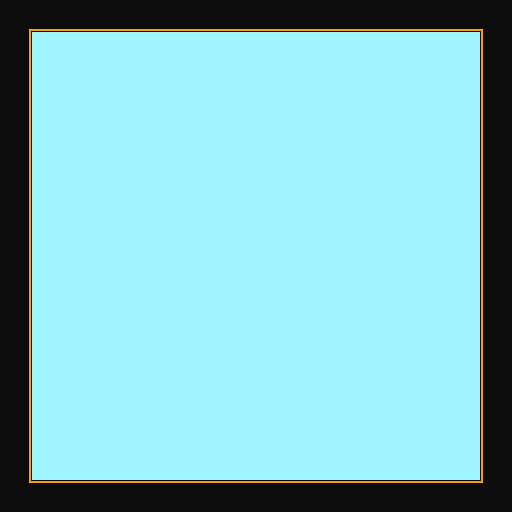
Frame 1 (no input)
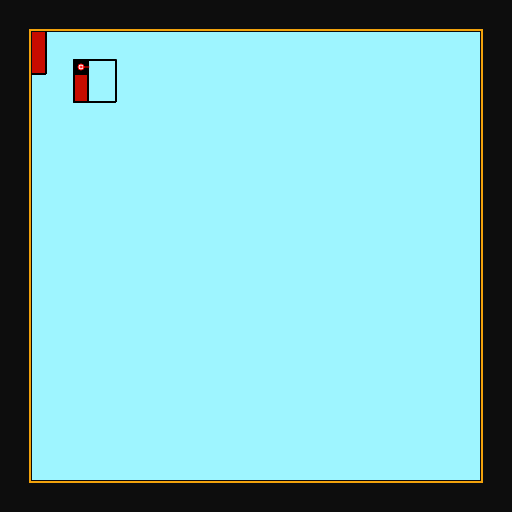
Frame 60 (no input)
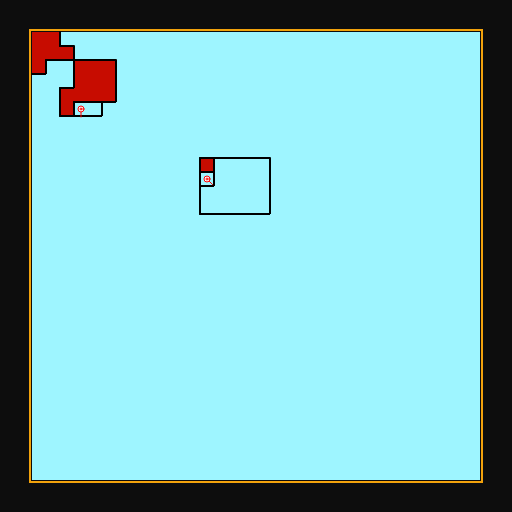
Frame 120 (the mouse pressed at the canvas centre since frame 60)

The p5.js sketch that drew these frames (run headless with seeded random() and noise() and a simulated clock; from frame 60 on, the mouse is pressed at the canvas centre):

// p5.js sketch
// ── sketch.js
const WIDTH = 512,
  HEIGHT = 512

const state = {}

function setup() {
  createCanvas(WIDTH, HEIGHT)
  // frameRate(1)

  const computer = new Computer(32, 32, 448, 448, 32, 32),
        angel = new Angel(computer)

  state.computer = computer
  state.angel = angel
}

function draw() {
  const { angel, computer } = state

  background(color("#0D0D0D"))

  computer.show()
  angel.show()

  angel.update()
}

// ── angel.js
class Tentacle {
  constructor ({computer, position }) {
    this.computer = computer

    this.direction = TWO_PI / 8
    this.position = position
    this.area = {
      x1: position.x,
      y1: position.y,
      x2: position.x + 1,
      y2: position.y + 1
    }

    this.bornedAt = frameCount
    this.diedAt = null
  }

  get age() {
    return frameCount - this.bornedAt
  }

  get power () {
    return constrain(floor((this.age / 5)), 1, 8)
  }

  get isDied () {
    return this.diedAt !== null
  }

  get views () {
    const {
      computer,
      position: { x, y },
    } = this,
    length = constrain(this.power / 10, 3, 10),
    views = []

    for (let radian = 0; radian < TWO_PI; radian += TWO_PI / 8) {
      const view = {
        radian,
        vector: Tentacle.radianToVector(radian),
        score: 0,
        areas: []
      }
      const { x: vx, y: vy } = view.vector
      for (let l = 1; l <= length; l++) {
        const area = {
          x: x + vx * l,
          y: y + vy * l,
        }

        if (!computer.exists(area.x, area.y)) continue

        view.score += 1 - computer.get(area.x, area.y)
        view.areas.push(area)
      }
      views.push(view)
    }

    return views
  }

  get nextView () {
    let maxScore

    const scoreToView = {}
    this.views.forEach(view => {
      const { score } = view
      if(!scoreToView[score]) {
        scoreToView[score] = []
      }
      maxScore = maxScore && maxScore > score ? maxScore : score
      scoreToView[score].push(view)
    })

    return random(scoreToView[maxScore])
  }

  get task () {
    const {
      isDied,
      computer,
      area,
      child,
      age,
      position: { x, y }
    } = this

    if (isDied) return null

    if (area === null) return Tentacle.TASK_PLAN

    if (computer.equalTo(x, y, v => v < 1)) return Tentacle.TASK_EROSION

    const { x1, y1, x2, y2 } = area
    if (computer.some((value) => value !== 1, x1, y1, x2, y2)) return Tentacle.TASK_MOVE

    if (computer.some(value => value !== 1)) return Tentacle.TASK_PLAN

    return Tentacle.TASK_DIE
  }

  plan () {
    const {
      power,
      nextView: {
        radian,
        vector: {
          x: vx,
          y: vy
        }
      },
      computer: {
        xCount, yCount
      },
      position: {
        x: baseX,
        y: baseY
      }
    } = this

    const d = floor(constrain(random(1, power), 0, min(xCount, yCount))),
          x1 = constrain(baseX + vx * d, 0, xCount),
          y1 = constrain(baseY + vy * d, 0, yCount),
          x2 = constrain(x1 + floor(random(2, min(d * 1.5, xCount * 0.8 ))), 0, xCount),
          y2 = constrain(y1 + floor(random(2, min(d * 1.2, yCount * 0.8 ))), 0, yCount)

    this.direction = radian
    this.area = { x1, y1, x2, y2 }
  }

  erosion () {
    const {
      area: { x1, y1, x2, y2 },
      position: { x, y },
      computer
    } = this

    computer.forEach((value, x, y) => {
      computer.set(x, y, value + 0.01)
    }, x1, y1, x2, y2)
    computer.set(x, y, value => value + 0.1)
  }

  move() {
    const { direction, area, computer } = this

    const xOffset = cos(direction) > 0 ? 1 : -1,
          yOffset = sin(direction) > 0 ? 1 : -1,
          [x1, x2] = xOffset > 0 ? ([area.x1, area.x2]) : ([area.x2 - 1, area.x1 - 1]),
          [y1, y2] = yOffset > 0 ? ([area.y1, area.y2]) : ([area.y2 - 1, area.y1 - 1]),
          conditionX = x => xOffset > 0 ? x < x2 : x > x2,
          conditionY = y => yOffset > 0 ? y < y2 : y > y2

    for (let x = x1; conditionX(x); x += xOffset) {
      for (let y = y1; conditionY(y); y += yOffset) {
        if (computer.get(x, y) < 1) {
          this.position = { x, y }
          return
        }
      }
    }
  }

  die () {
    this.diedAt = frameCount
  }

  update() {
    if (this.child) this.child.update()

    if(this.isDied)  return

    switch(this.task) {
      case Tentacle.TASK_PLAN:
        return this.plan()
      case Tentacle.TASK_MOVE:
        return this.move()
      case Tentacle.TASK_EROSION:
        return this.erosion()
      case Tentacle.TASK_DIE:
      default:
        return this.die()
    }
  }

  show () {
    if(this.child) this.child.show()
    this.showBody()
    // this.showViews()
  }

  showBody() {
    const {
      isDied,
      position: { x, y },
      direction,
      computer: {
        position: { x: cx, y: cy },
        cellWidth: w,
        cellHeight: h
      }
    } = this,
    c = isDied ? 'gray': 'red'

    push()

    translate(
      cx + (x + 0.5) * w,
      cy + (y + 0.5) * h
    )

    noFill()
    stroke(c)
    strokeWeight(1)
    line(0,0, cos(direction) * 8, sin(direction) * 8)

    stroke(c)
    fill('white')
    circle(0, 0, 6)
    circle(0, 0, 2)

    pop()
  }

  showViews () {
    const {
      views,
      computer: {
        position: { x: cx, y: cy },
        cellWidth: w,
        cellHeight: h
      }
    } = this

    push()
    translate(cx, cy)

    views.forEach(({ areas, score }) => {
      areas.forEach(({ x: ax, y: ay }, index) => {
        push()
        translate(ax * w, ay * h)

        strokeWeight(1)
        stroke('skyblue')
        noFill()
        rect(0, 0, w, h)

        if (index === 0) {
          textAlign(CENTER, CENTER)
          fill('blue')
          noStroke()
          textSize(h * 0.5)
          text(score.toFixed(1), w / 2, h / 2)
        }
        pop()
      })
    })

    pop()
  }
}

Tentacle.TASK_PLAN = "PLAN"
Tentacle.TASK_EROSION = "EROSION"
Tentacle.TASK_MOVE = "MOVE"
Tentacle.TASK_DIE = "DIE"
Tentacle.TASK_BORN = "BORN"

Tentacle.radianToVector = function(radian) {
  return createVector(
    constrain(floor((cos(radian) + 1) * 1.5) - 1, -1, 1),
    constrain(floor((sin(radian) + 1) * 1.5) - 1, -1, 1)
  )
}

class Angel {
  constructor(computer) {
    this.computer = computer
    this.tentacles = []
  }

  append () {
    const { computer } = this

    this.tentacles.push(
      new Tentacle({
        computer,
        position: {
          x: 0,
          y: 0
        }
      })
    )
  }

  show() {
    this.tentacles.forEach(tentacle => tentacle.show())
  }

  update() {
    if (frameCount % 60 === 1) this.append()
    this.tentacles.forEach(tentacle => tentacle.update())
  }
}

// ── computer.js

class Computer {
  constructor (x, y, width, height, xCount, yCount) {
    this.bornedAt = frameCount
    this.position = createVector(x, y)
    this.width = width
    this.height = height
    this.xCount = xCount
    this.yCount = yCount
    this.data = []

    for(let x = 0; x < xCount; x++) {
      this.data[x] = []
      for(let y = 0; y < yCount; y++) {
        this.data[x][y] = 0
      }
    }
  }

  get cellWidth () {
    return this.width / this.xCount
  }

  get cellHeight () {
    return this.height / this.yCount
  }

  exists(x,y) {
    if (!this.data.hasOwnProperty(x)) return false
    if (!this.data[x].hasOwnProperty(y)) return false
    return true
  }

  set (x, y, value) {
    if(!this.exists(x, y)) return

    this.data[x][y] = constrain(
      (typeof value === "function") ? value(this.data[x][y]) : value,
      0, 1
    )
  }

  get (x, y) {
    return this.data[x][y]
  }

  equalTo (x, y, value) {
    if(!this.exists(x, y)) return false
    if (typeof value === "function") return value(this.data[x][y])
    return this.data[x][y] === value
  }

  every (callback, x1 = 0, y1 = 0, x2 = this.xCount, y2 = this.yCount) {
    for (let x = x1; x < x2; x++) {
      for (let y = y1; y < y2; y++) {
        if (!callback(this.data[x][y], x, y)) {
          return false
        }
      }
    }
    return true
  }

  some (callback, x1 = 0, y1 = 0, x2 = this.xCount, y2 = this.yCount) {
    for (let x = x1; x < x2; x++) {
      for (let y = y1; y < y2; y++) {
        if (callback(this.data[x][y], x, y)) {
          return true
        }
      }
    }
    return false
  }

  forEach (callback, x1 = 0, y1 = 0, x2 = this.xCount, y2 = this.yCount) {
    for (let x = x1; x < x2; x++) {
      for (let y = y1; y < y2; y++) {
        callback(this.data[x][y], x, y)
      }
    }
    return false
  }

  show () {
    const {
      width, height,
      position: { x, y },
      cellWidth: w,
      cellHeight: h
    } = this

    push()

    translate(x, y)

    this.forEach((value, x, y) => {
      push()

      translate(x * w, y * h)
      stroke(244, 0)
      fill(Computer.valueToColor(value))
      rect(0, 0, w, h)

      stroke('black')
      strokeWeight(2)
      noFill()
      if (this.equalTo(x-1, y, v => v !== value)) line(0, 0, 0, h)
      if (this.equalTo(x, y-1, v => v !== value)) line(0, 0, w, 0)

      pop()
    })

    stroke(color("#F2A20C"))
    noFill()
    strokeWeight(2)
    rect(-2, -2, width + 4, height + 4)

    pop()
  }
}

Computer.valueToColor = function (value) {
  if (value < 0) return color(0,0,0,0)
  if (value < 0.4) return color('#9EF5FF')
  if (value > 0.6) return color('#C70C00')
  return color('black')
}
